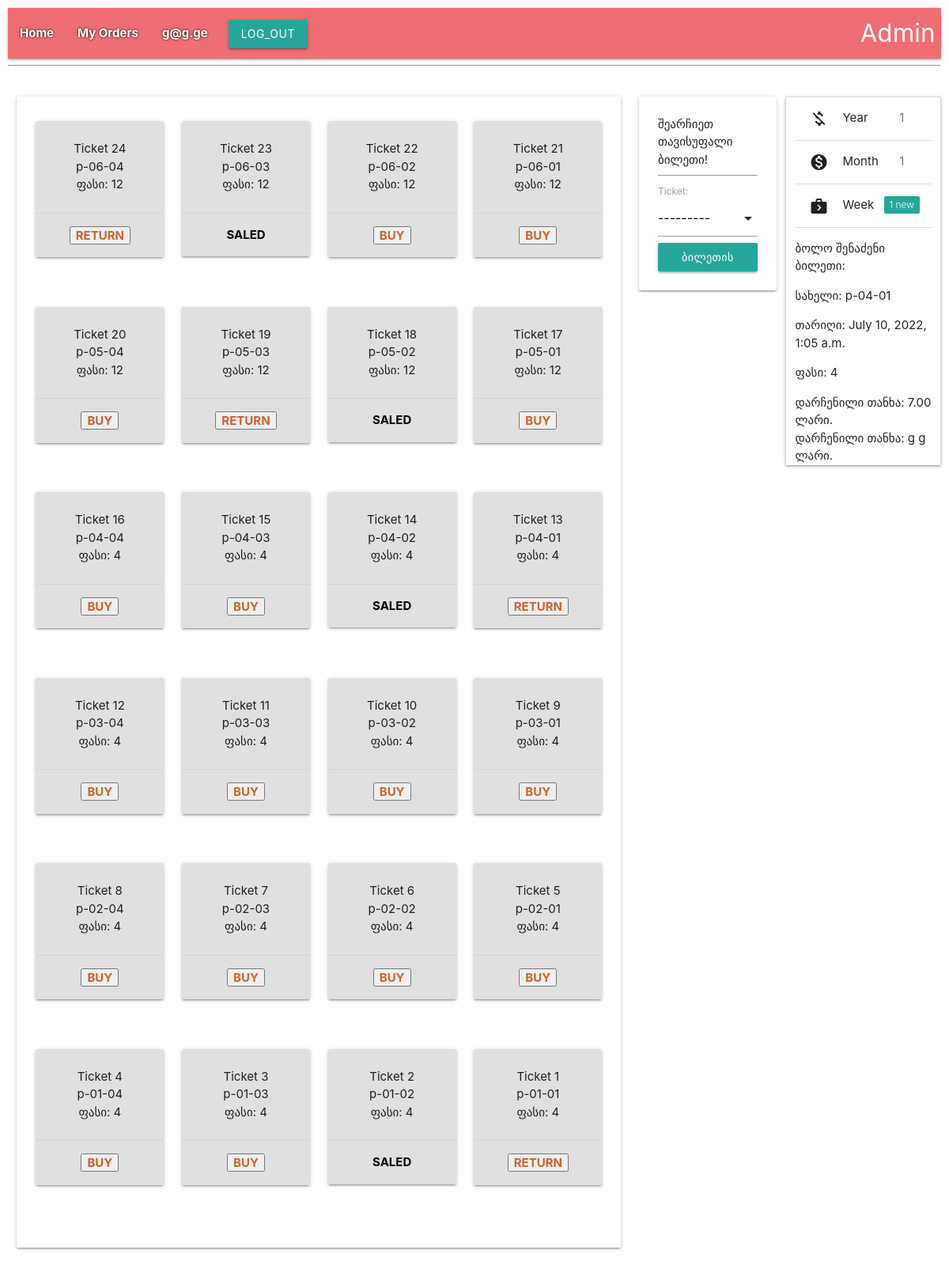
Page /personal/ (signed in) on the committed database.
### user/models.py (models this page shows)
class User(AbstractUser):
    username = None
    email = models.EmailField(_('email address'), unique=True)
    salary = models.DecimalField(
        max_digits=8, decimal_places=2,
        verbose_name=_('Salary'), help_text='in Lari)', default=Decimal(100)
    )
    phone_number = models.CharField(max_length=50, verbose_name=_('Phone Number'))
    objects = UserManager()
    USERNAME_FIELD = 'email'
    REQUIRED_FIELDS = []
    def __str__(self):
        return self.get_full_name()
    class Meta:
        verbose_name = _('Employee')
        verbose_name_plural = _('Employees')

### tickets/models.py (models this page shows, shortened)
class Ticket(models.Model):
    name = models.CharField(max_length=24, verbose_name='Name')
    start_time = models.DateTimeField(verbose_name='Start time', default=datetime(2021, 2, 3))
    end_time = models.DateTimeField(verbose_name="End time", default=datetime(2021, 2, 4))
    code = models.IntegerField(unique=True)
    price = models.IntegerField(default=12)
    class StatusType(TextChoices):
        FREE = 'Free', _("Free")
        SALED = 'Saled', _("Saled")
    status = models.CharField(max_length=5, choices=StatusType.choices, default=StatusType.FREE)
    def __str__(self):
        return f'{self.name} - {self.status}'
    class Meta:
        verbose_name = _('Ticket')
        verbose_name_plural = _('Tickets')

class Order(models.Model):
    ticket = models.OneToOneField(
        to='Ticket', on_delete=models.CASCADE,
        related_name='orders'
    )
    t_price = models.IntegerField(default=0)
    sale_date = models.DateTimeField(verbose_name="Sale time", auto_now_add=True)
    user = models.ForeignKey(to='user.User', on_delete=models.PROTECT, related_name='orders')
    class Meta:
        verbose_name = _('Order')
        verbose_name_plural = _('Orders')

### tickets/views.py (the view, shortened to what this page needs)
# urls.py: path('personal/', lr(personal), name='personal'),
def personal(request: WSGIRequest) -> HttpResponse:
    order_form = OrderModelForm1()
    q1 = request.POST.get('ticket')
    personal_page: User = get_object_or_404(User.objects.all(), pk=request.user.id)
    last: Order = personal_page.orders.all().order_by('-sale_date')
    if len(last) > 0:
        last = last[0]
    now = timezone.now()
    person_salary_info = personal_page.orders.all().annotate(
        earned_per_order=Sum('t_price')
        ).aggregate(
        earned_money_year=Sum(
            'earned_per_order',
            filter=Q(sale_date__gte=now - timezone.timedelta(days=365))
        ),
        washed_last_year=Count(
            'id',
            filter=Q(sale_date__gte=now - timezone.timedelta(days=365))
        ),
        earned_money_month=Sum(
            'earned_per_order',
            filter=Q(sale_date__gte=now - timezone.timedelta(weeks=4))
        ),
        washed_last_month=Count(
            'id',
            filter=Q(sale_date__gte=now - timezone.timedelta(weeks=4))
        ),
        earned_money_week=Sum(
            'earned_per_order',
            filter=Q(sale_date__gte=now - timezone.timedelta(days=7))
        ),
        washed_last_week=Count(
            'id',
            filter=Q(sale_date__gte=now - timezone.timedelta(days=7))
        ),
    )
    ticket_list = Ticket.objects.all().order_by('-pk')
    return render(request, template_name='tickets/personal.html', context={
        'form': order_form,
        'personal': personal_page,
        'ticket_list': ticket_list,
        'last': last,
        **person_salary_info,
    })

### tickets/forms.py
class OrderModelForm1(forms.ModelForm):
    class Meta:
        widgets = {'sale_date': DateTimeInput()}
        model = Order
        fields = ('ticket',)
    def __init__(self, *args, **kwargs):
        super(OrderModelForm1, self).__init__(*args, **kwargs)
        self.fields['ticket'].queryset = Ticket.objects.filter(status = 'Free')

### templates/tickets/personal.html (shortened to what this page needs)
{% extends 'base.html' %}
{% block content %}
<hr>
<div class="row"></div>
<div class="row">
    <div class="col s12 m8 l8">
        <div class="card">
            <div class="card-content">
                {% for ticket in ticket_list %}
                {% if forloop.counter0|divisibleby:4 %}
                <div class="row">
                    {% endif %}
                    <div class="col s12 m3 l3 center">
                        <div class="row">
                            <div class="col s12">
                                <div class="card" style="background-color: #e0e0e0;">
                                    <div class="card-content">
                                        <p>Ticket {{ ticket.pk }}</p>
                                        <p>{{ ticket.name }}</p>
                                        <p>ფასი: {{ ticket.price }}</p>
                                    </div>
                                    <div class="card-action">
                                        {% if ticket.orders %}
                                            {% if ticket.orders.user == request.user %}
                                            <form action="{% url 'tickets:return_ticket' %}" method="post">
                                                <input type="submit" style="color:rgb(200,100,50); font-weight: bold;" name="return_back" value="RETURN">
                                            </form>
                                            {% else %}
                                                <span style="color: rgb(0,0,0); font-weight: bold;">SALED</span>
                                            {% endif %}
                                        {% else %}
                                            <form action="{% url 'tickets:personal' %}" method="post">
                                                <input type="submit" style="color:rgb(200,100,50); font-weight: bold;" name="buy" value="BUY">
                                            </form>
                                        {% endif %}
                                    </div>
                                </div>
                            </div>
                        </div>
                    </div>
                    {% if forloop.counter|divisibleby:4 or forloop.last %}
                </div>
                {% endif %}
                {% endfor %}
            </div>
        </div>
    </div>
    <div class="col s12 m2">
        <div class="card">
            <div class="card-content">
                <p>შეარჩიეთ თავისუფალი ბილეთი!</p>
                <hr>
                <form action="{% url 'tickets:personal' %}" method="post">
                    {{ form.as_p }}
                    <div style="text-align:center">
                        <button class="btn waves-effect waves-light" type="submit" name="action">
                            ბილეთის შეძენა
                        </button>
                    </div>
                </form>
            </div>
        </div>
    </div>
    <div class="col s12 m2">
        <div class="row">
            <div class="card-content">
                <ul class="col s12 collapsible">
                    <li>
                        <div class="collapsible-header">
                            <i class="material-icons">money_off</i>
                            Year
                            <span class="badge">1</span></div>
                    </li>
                    <li>
                        <div class="collapsible-header">
                            <i class="material-icons">monetization_on</i>
                            Month
                            <span class="badge">1</span></div>
                    </li>
                    <li>
                        <div class="collapsible-header">
                            <i class="material-icons">next_week</i>
                            Week
                            <span class="new badge">1</span>
                        </div>
                    </li>
                    <li>
                        {% if last %}
                        <p>ბოლო შენაძენი ბილეთი:</p>
                        <p>სახელი: {{ last.ticket.name }} </p>
                        <p>თარიღი: {{ last.sale_date }} </p>
                        <p>ფასი: {{ last.t_price }}</p>
                        {% else %}
                        <p><b>თქვენ ჯერ არ შეგიძენიათ ბილეთი.</b></p>
                        {% endif %}
                    </li>
                    <li>
                        დარჩენილი თანხა: {{ personal.salary }} ლარი.
                    </li>
                    <li>
                        დარჩენილი თანხა: {{ request.user }} ლარი.
                    </li>
                </ul>
            </div>
        </div>
    </div>
</div>
{% endblock %}

### templates/partials/header.html (shortened to what this page needs)
<nav style="padding= 20px;">
    <div class="nav-wrapper">
      <ul id="nav-mobile" class="left hide-on-med-and-down">
        <li style="color: rgb(100,30,30); font-weight: bold; text-shadow: 0 0 3px #000000;">
            <a href="{% url 'tickets:index' %}">
                Home
            </a>
        </li>
        {% if user.is_authenticated %}
          <li style="color: rgb(100,30,30); font-weight: bold; text-shadow: 0 0 3px #000000;"><a href="{% url 'tickets:order' %}">My Orders</a></li>
          <li style="color: rgb(100,30,30); font-weight: bold; text-shadow: 0 0 3px #000000;"><a href="{% url 'tickets:personal' %}">{{ user.email }}</a></li>
          <li>
            <form action="{% url 'user:user_logout' %}" method="POST">
                <div class="row">
                    <div class="col s12">
                        <button class="btn waves-effect waves-light" type="submit" name="action">
                            Log_out
                        </button>
                    </div>
                </div>
            </form>
        {% endif %}
          <li><a href="{% url 'admin:index' %}" class="brand-logo right">
              Admin</a></li>
      </ul>
    </div>
</nav>

### rows in the picture
User: email "g@g.ge", salary "7.00", user "g g"
Ticket: pk "24", name "p-06-04", price "12"
Ticket: pk "23", name "p-06-03", price "12", shows "SALED"
Ticket: pk "22", name "p-06-02", price "12"
Ticket: pk "21", name "p-06-01", price "12"
Ticket: pk "20", name "p-05-04", price "12"
Ticket: pk "19", name "p-05-03", price "12"
Ticket: pk "18", name "p-05-02", price "12", shows "SALED"
Ticket: pk "17", name "p-05-01", price "12"
Ticket: pk "16", name "p-04-04", price "4"
Ticket: pk "15", name "p-04-03", price "4"
Ticket: pk "14", name "p-04-02", price "4", shows "SALED"
Ticket: pk "13", name "p-04-01", price "4"
Ticket: pk "12", name "p-03-04", price "4"
Ticket: pk "11", name "p-03-03", price "4"
Ticket: pk "10", name "p-03-02", price "4"
Ticket: pk "9", name "p-03-01", price "4"
Ticket: pk "8", name "p-02-04", price "4"
Ticket: pk "7", name "p-02-03", price "4"
Ticket: pk "6", name "p-02-02", price "4"
Ticket: pk "5", name "p-02-01", price "4"
Ticket: pk "4", name "p-01-04", price "4"
Ticket: pk "3", name "p-01-03", price "4", as_p "Ticket:"
Ticket: pk "2", name "p-01-02", price "4", shows "SALED"
Ticket: pk "1", name "p-01-01", price "4"
Order: ticket.name "p-04-01", sale_date "July 10, 2022, 1:05 a.m.", t_price "4"
